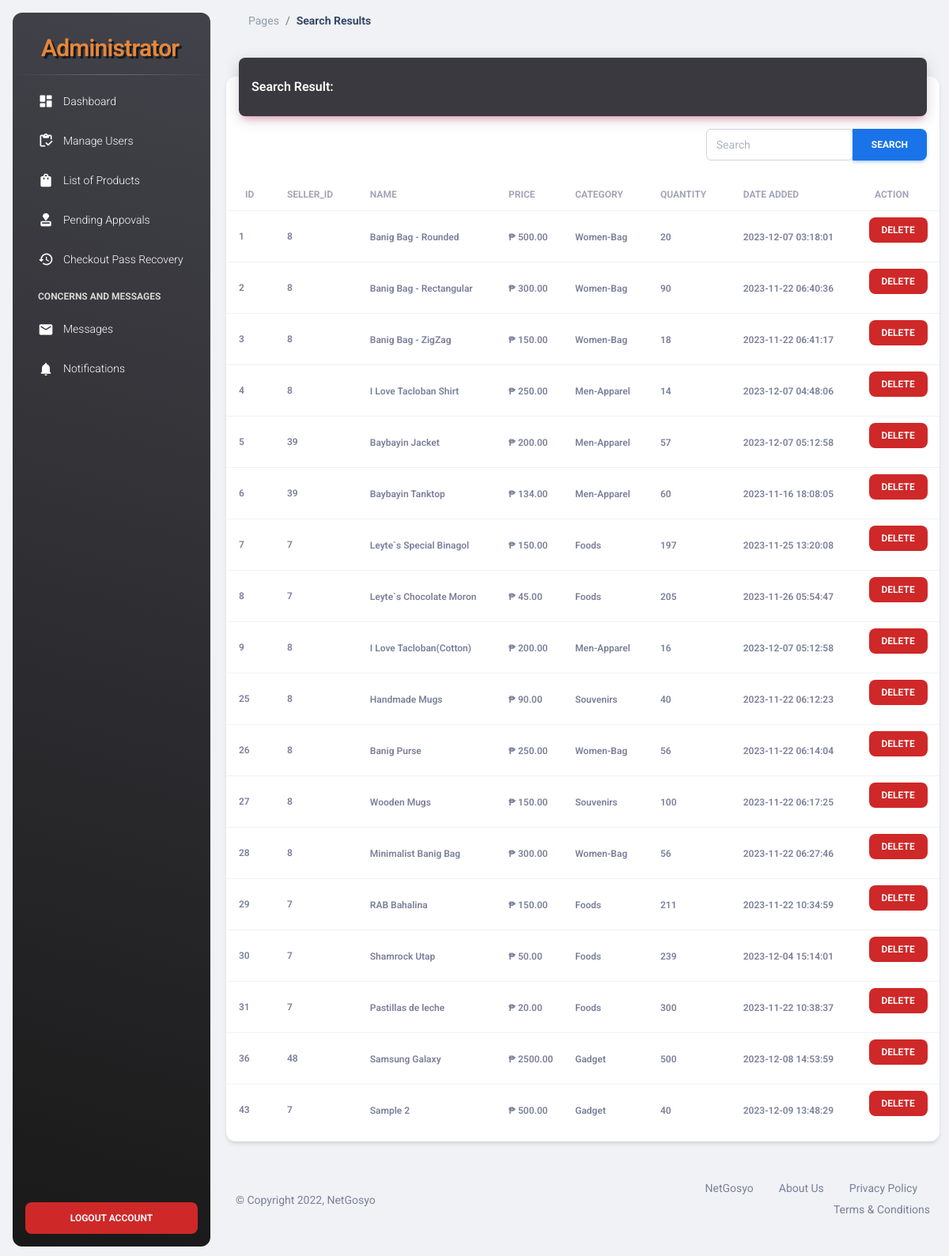
/NetGosyo-Admin/action-search-product.php (signed in), run on an earlier commit of the app's database.
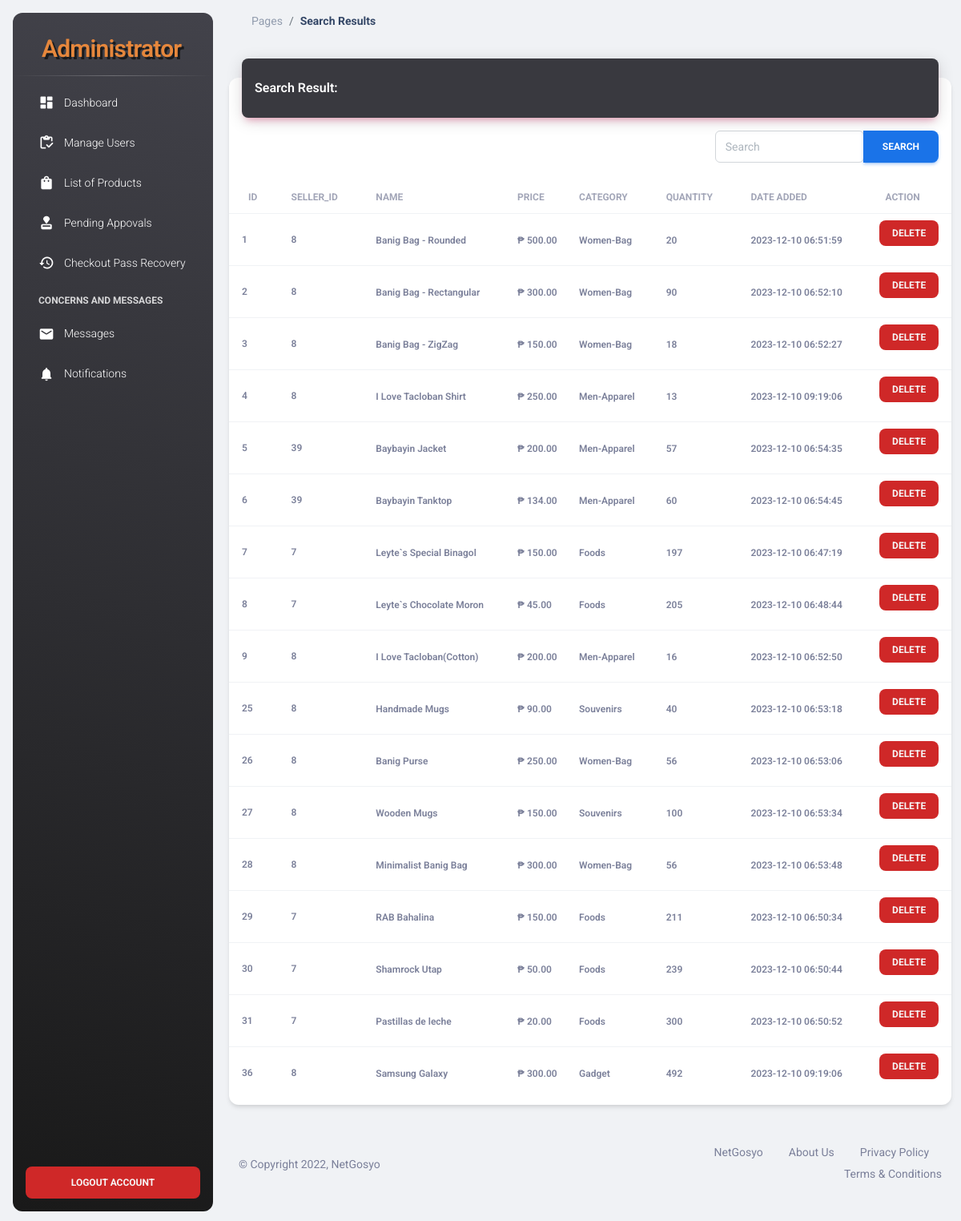
And on a later commit of the database.
### tables this page shows
CREATE TABLE `products` (
  `id` int(100) NOT NULL,
  `user_id` int(11) NOT NULL,
  `name` varchar(100) NOT NULL,
  `price` varchar(100) NOT NULL,
  `image` varchar(100) NOT NULL,
  `item_brand` varchar(100) NOT NULL,
  `quantity` int(100) NOT NULL,
  `description` varchar(5000) NOT NULL,
  `sales` int(100) NOT NULL,
  `weight` varchar(250) NOT NULL,
  `date_added` timestamp NOT NULL DEFAULT current_timestamp() ON UPDATE current_timestamp()
);

### NetGosyo-Admin/search-product.php (the view)
<?php
  include('header.php');
  ?>
<main class="main-content position-relative max-height-vh-100 h-100 border-radius-lg ">
    <nav class="navbar navbar-main navbar-expand-lg px-0 mx-4 shadow-none border-radius-xl" id="navbarBlur"
        data-scroll="true">
        <div class="container-fluid py-1 px-3">
            <nav aria-label="breadcrumb">
                <ol class="breadcrumb bg-transparent mb-0 pb-0 pt-1 px-0 me-sm-6 me-5">
                    <li class="breadcrumb-item text-sm"><a class="opacity-5 text-dark" href="javascript:;">Pages</a>
                    </li>
                    <li class="breadcrumb-item text-sm text-dark active" aria-current="page"><b>Search Results</b></li>
                </ol>
            </nav>
        </div>
    </nav>
    <div class="container-fluid py-4">
        <div class="row">
            <div class="col-12">
                <div class="card my-4">
                    <div class="card-header p-0 position-relative mt-n4 mx-3 z-index-2">
                        <div class="color-greyish-bg shadow-primary border-radius-lg pt-4 pb-3">
                            <h6 class="text-white text-capitalize ps-3">Search Result:</h6>
                        </div>
                    </div>
                    <div class="ms-md-auto pe-md-3 d-flex align-items-center pt-3 p-l-2">
                        <div class="input-group input-group-outline">
                            <form class="input-group input-group-outline" role="search" method="GET"
                                action="action-search-product.php">
                                <input class="form-control mr-sm-2" name="search-product" type="search"
                                    value="<?php echo isset($_GET['search-product']) ? $_GET['search-product'] : ''; ?>"
                                    placeholder="Search" aria-label="Search">
                                <button class="btn btn-info my-2 my-sm-0" type="submit">Search</button>
                            </form>
                        </div>
                    </div>
                    <div class="card-body px-0 pb-2">
                        <div class="table-responsive p-0">
                            <table class="table align-items-center justify-content-center mb-0">
                                <thead>
                                    <tr>
                                        <th class="text-uppercase text-secondary text-xs font-weight-bolder opacity-7">
                                            Id</th>
                                        <th
                                            class="text-uppercase text-secondary text-xs font-weight-bolder opacity-7 ps-2">
                                            Seller_Id</th>
                                        <th
                                            class="text-uppercase text-secondary text-xs font-weight-bolder opacity-7 ps-2">
                                            Name</th>
                                        <th
                                            class="text-uppercase text-secondary text-xs font-weight-bolder opacity-7 ps-2">
                                            Price</th>
                                        <th
                                            class="text-uppercase text-secondary text-xs font-weight-bolder opacity-7 ps-2">
                                            Category</th>
                                        <th
                                            class="text-uppercase text-secondary text-xs font-weight-bolder opacity-7 ps-2">
                                            Quantity</th>
                                        <th
                                            class="text-uppercase text-secondary text-xs font-weight-bolder opacity-7 ps-2">
                                            Date Added</th>
                                        <th
                                            class="text-uppercase text-secondary text-xs font-weight-bolder text-center opacity-7 ps-2">
                                            Action</th>
                                    </tr>
                                </thead>
                                <tbody>
                                    <?php
                                $search = isset($_GET['search-product']) ? $_GET['search-product'] : '';
                                $select_product = mysqli_query($conn, "SELECT * FROM `products` WHERE `name` LIKE '%{$search}%'") or die('query failed!');
                                $rows = mysqli_fetch_all($select_product, MYSQLI_ASSOC);
                                if (mysqli_num_rows($select_product) > 0) {
                                foreach ($rows as $fetch_product) {
                                ?>
                                    <tr>
                                        <td>
                                            <div class="d-flex px-2 py-1">
                                                <div class="d-flex flex-column justify-content-center">
                                                    <p class="text-xs font-weight-bold mb-0">
                                                        <?php echo $fetch_product['id'];?></p>
                                                </div>
                                            </div>
                                        </td>
                                        <td>
                                            <p class="text-xs font-weight-bold mb-0">
                                                <?php echo $fetch_product['user_id'];?></p>
                                        </td>
                                        <td>
                                            <span
                                                class="text-xs font-weight-bold"><?php echo $fetch_product['name'];?></span>
                                        </td>
                                        <td>
                                            <span class="text-xs font-weight-bold">₱
                                                <?php echo $fetch_product['price'];?>.00</span>
                                        </td>
                                        <td>
                                            <span
                                                class="text-xs font-weight-bold"><?php echo $fetch_product['item_brand'];?></span>
                                        </td>
                                        <td>
                                            <span
                                                class="text-xs font-weight-bold"><?php echo $fetch_product['quantity'];?></span>
                                        </td>
                                        <td>
                                            <span
                                                class="text-xs font-weight-bold"><?php echo $fetch_product['date_added'];?></span>
                                        </td>
                                        <td class="align-middle text-center">
                                            <a href="seller-action.php?deleteProduct=1&id=<?= $fetch_product['id'] ?>"
                                                onclick="return confirm('Are you sure do you want to Delete this Product?')"><button
                                                    type="button" class="btn button-remove btn-sm">Delete</button></a>
                                        </td>
                                    </tr>
                                    <?php
                                    };
                                        };
                                            ?>
                                </tbody>
                            </table>
                        </div>
                    </div>
                </div>
            </div>
        </div>
        <?php
  include('footer.php');
  ?>

### NetGosyo-Admin/action-search-product.php (shortened to what this page needs)
<?php
include 'config.php';
 $search = isset($_GET['search-product']) ? $_GET['search-product'] : '';
 $select_product = mysqli_query($conn, "SELECT * FROM `products` WHERE `name` LIKE '%{$search}%'") or die('query failed!');
 if(mysqli_num_rows($select_product)!= null){
	include ('search-product.php');
 }else{
	include ('no-found-product.php');
 }
?>

### NetGosyo-Admin/header.php (shortened to what this page needs)
<!DOCTYPE html>
<html lang="en">
<head>
  <link href="../NetGosyo-Admin/assets/css/nucleo-icons.css" rel="stylesheet" />
  <link href="../NetGosyo-Admin/assets/css/nucleo-svg.css" rel="stylesheet" />
  <link id="pagestyle" href="../NetGosyo-Admin/assets/css/material-dashboard.css?v=3.1.0" rel="stylesheet" />
  <link rel="stylesheet" href="../NetGosyo-Admin/assets/css/style.css">
</head>
<body class="g-sidenav-show  bg-gray-200">
  <aside class="sidenav navbar navbar-vertical navbar-expand-xs border-0 border-radius-xl my-3 fixed-start ms-3   bg-gradient-dark" id="sidenav-main">
    <div class="sidenav-header">
      <a class="navbar-brand m-0" href="#">
        <span class="ms-1 font-weight-bold h3 strokeme">Administrator</span>
      </a>
    </div>
    <hr class="horizontal light mt-0 mb-2">
    <div class="collapse navbar-collapse  w-auto " id="sidenav-collapse-main">
      <ul class="navbar-nav">
        <li class="nav-item">
          <a class="nav-link text-white" href="index.php">
            <div class="text-white text-center me-2 d-flex align-items-center justify-content-center">
              <i class="material-icons opacity-10">dashboard</i>
            </div>
            <span class="nav-link-text ms-1">Dashboard</span>
          </a>
        </li>
        <li class="nav-item ">
          <a class="nav-link text-white " href="manage_users.php">
            <div class="text-white text-center me-2 d-flex align-items-center justify-content-center">
              <i class="material-icons opacity-10">inventory</i>
            </div>
            <span class="nav-link-text ms-1">Manage Users</span>
          </a>
        </li>
        <li class="nav-item ">
          <a class="nav-link text-white " href="product_list.php">
            <div class="text-white text-center me-2 d-flex align-items-center justify-content-center">
              <i class="material-icons opacity-10">shopping_bag</i>
            </div>
            <span class="nav-link-text ms-1">List of Products</span>
          </a>
        </li>
        <li class="nav-item ">
          <a class="nav-link text-white " href="pending_approval.php">
            <div class="text-white text-center me-2 d-flex align-items-center justify-content-center">
              <i class="material-icons opacity-10">approval</i>
            </div>
            <span class="nav-link-text ms-1">Pending Appovals</span>
          </a>
        </li>
        <li class="nav-item ">
          <a class="nav-link text-white " href="checkout-pass.php">
            <div class="text-white text-center me-2 d-flex align-items-center justify-content-center">
              <i class="material-icons opacity-10">history</i>
            </div>
            <span class="nav-link-text ms-1">Checkout Pass Recovery</span>
          </a>
        </li>
        <li class="nav-item mt-3">
          <h6 class="ps-4 ms-2 text-uppercase text-xs text-white font-weight-bolder opacity-8">Concerns and Messages</h6>
        </li>
        <li class="nav-item">
          <a class="nav-link text-white " href="messages.php">
            <div class="text-white text-center me-2 d-flex align-items-center justify-content-center">
              <i class="material-icons opacity-10">mail</i>
            </div>
            <span class="nav-link-text ms-1">Messages</span>
          </a>
        </li>
        <li class="nav-item">
          <a class="nav-link text-white " href="notifications.php">
            <div class="text-white text-center me-2 d-flex align-items-center justify-content-center">
              <i class="material-icons opacity-10">notifications</i>
            </div>
            <span class="nav-link-text ms-1">Notifications</span>
          </a>
        </li>
      </ul>
    </div>
    <div class="sidenav-footer position-absolute w-100 bottom-0 ">
      <div class="mx-3">
        <a class="btn button-remove w-100" href="logout.php" type="button">Logout Account</a>
      </div>
    </div>
  </aside>

### NetGosyo-Admin/footer.php (shortened to what this page needs)
<footer class="footer py-4  ">
        <div class="container-fluid">
          <div class="row align-items-center justify-content-lg-between">
            <div class="col-lg-6 mb-lg-0 mb-4">
              <div class="copyright text-center text-sm text-muted text-lg-start">
                © Copyright 2022, NetGosyo
              </div>
            </div>
            <div class="col-lg-6">
              <ul class="nav nav-footer justify-content-center justify-content-lg-end">
                <li class="nav-item">
                  <a href="#" class="nav-link text-muted">NetGosyo</a>
                </li>
                <li class="nav-item">
                  <a href="../about-us.php" class="nav-link text-muted">About Us</a>
                </li>
                <li class="nav-item">
                  <a href="#" class="nav-link text-muted">Privacy Policy</a>
                </li>
                <li class="nav-item">
                  <a href="#" class="nav-link pe-0 text-muted">Terms & Conditions</a>
                </li>
              </ul>
            </div>
          </div>
        </div>
</footer>
</div>
</main>
</body>
</html>

### NetGosyo-Admin/assets/css/style.css (style rules this page uses)
.color-greyish-bg { background: #39393f; }
.text-white { color: #f6f6f6; }
.button-remove { background: #cf2828; color: #f6f6f6; }
.strokeme { color: #E6873C; text-shadow: 3px 3px #1a1b1d; }

What changed in the data, as far as the page shows it:
removed products: id "43", user "7", name "Sample 2", price "500", item_brand "Gadget", quantity "40", date_added "2023-12-09 13:48:29"
changed products "Banig Bag - Rounded": date_added "2023-12-07 03:18:01" → "2023-12-10 06:51:59"
changed products "Banig Bag - Rectangular": date_added "2023-11-22 06:40:36" → "2023-12-10 06:52:10"
changed products "Banig Bag - ZigZag": date_added "2023-11-22 06:41:17" → "2023-12-10 06:52:27"
changed products "I Love Tacloban Shirt": quantity "14" → "13"; date_added "2023-12-07 04:48:06" → "2023-12-10 09:19:06"
changed products "Baybayin Jacket": date_added "2023-12-07 05:12:58" → "2023-12-10 06:54:35"
changed products "Baybayin Tanktop": date_added "2023-11-16 18:08:05" → "2023-12-10 06:54:45"
changed products "Leyte`s Special Binagol": date_added "2023-11-25 13:20:08" → "2023-12-10 06:47:19"
changed products "Leyte`s Chocolate Moron": date_added "2023-11-26 05:54:47" → "2023-12-10 06:48:44"
changed products "I Love Tacloban(Cotton)": date_added "2023-12-07 05:12:58" → "2023-12-10 06:52:50"
changed products "Handmade Mugs": date_added "2023-11-22 06:12:23" → "2023-12-10 06:53:18"
changed products "Banig Purse": date_added "2023-11-22 06:14:04" → "2023-12-10 06:53:06"
changed products "Wooden Mugs": date_added "2023-11-22 06:17:25" → "2023-12-10 06:53:34"
changed products "Minimalist Banig Bag": date_added "2023-11-22 06:27:46" → "2023-12-10 06:53:48"
changed products "RAB Bahalina": date_added "2023-11-22 10:34:59" → "2023-12-10 06:50:34"
changed products "Shamrock Utap": date_added "2023-12-04 15:14:01" → "2023-12-10 06:50:44"
changed products "Pastillas de leche": date_added "2023-11-22 10:38:37" → "2023-12-10 06:50:52"
changed products "Samsung Galaxy": user "48" → "8"; price "2500" → "300"; quantity "500" → "492"; date_added "2023-12-08 14:53:59" → "2023-12-10 09:19:06"
